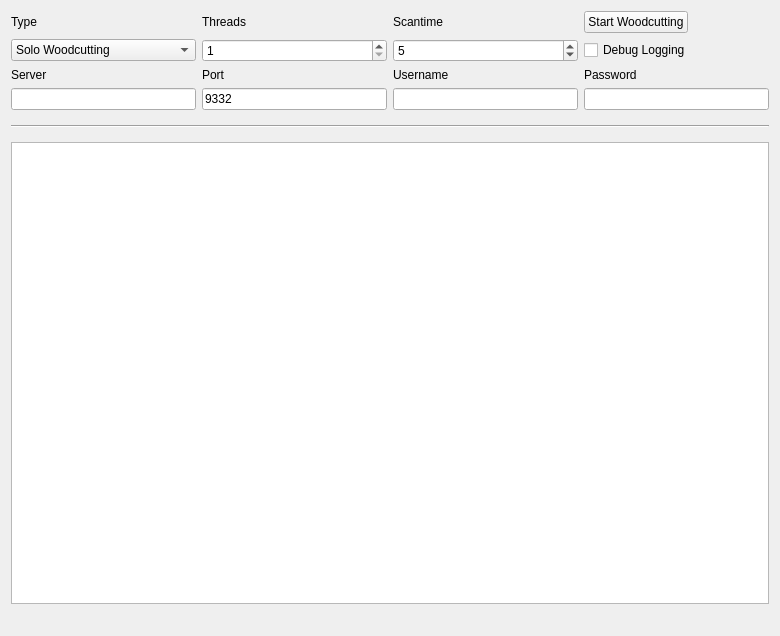
<?xml version="1.0" encoding="UTF-8"?>
<ui version="4.0">
 <class>MiningPage</class>
 <widget class="QWidget" name="MiningPage">
  <property name="geometry">
   <rect>
    <x>0</x>
    <y>0</y>
    <width>780</width>
    <height>636</height>
   </rect>
  </property>
  <property name="windowTitle">
   <string>Woodcutting</string>
  </property>
  <layout class="QGridLayout" name="gridLayout">
   <property name="sizeConstraint">
    <enum>QLayout::SetMaximumSize</enum>
   </property>
   <item row="7" column="1">
    <widget class="QLineEdit" name="serverLine">
     <property name="enabled">
      <bool>true</bool>
     </property>
    </widget>
   </item>
   <item row="6" column="3">
    <widget class="QLabel" name="usernameLabel">
     <property name="enabled">
      <bool>true</bool>
     </property>
     <property name="text">
      <string>Username</string>
     </property>
    </widget>
   </item>
   <item row="6" column="1">
    <widget class="QLabel" name="serverLabel">
     <property name="enabled">
      <bool>true</bool>
     </property>
     <property name="text">
      <string>Server</string>
     </property>
    </widget>
   </item>
   <item row="7" column="3">
    <widget class="QLineEdit" name="usernameLine">
     <property name="enabled">
      <bool>true</bool>
     </property>
     <property name="text">
      <string/>
     </property>
    </widget>
   </item>
   <item row="6" column="4">
    <widget class="QLabel" name="passwordLabel">
     <property name="enabled">
      <bool>true</bool>
     </property>
     <property name="text">
      <string>Password</string>
     </property>
    </widget>
   </item>
   <item row="6" column="2">
    <widget class="QLabel" name="portLabel">
     <property name="enabled">
      <bool>true</bool>
     </property>
     <property name="text">
      <string>Port</string>
     </property>
    </widget>
   </item>
   <item row="3" column="4">
    <widget class="QPushButton" name="startButton">
     <property name="sizePolicy">
      <sizepolicy hsizetype="Fixed" vsizetype="Fixed">
       <horstretch>0</horstretch>
       <verstretch>0</verstretch>
      </sizepolicy>
     </property>
     <property name="text">
      <string>Start Woodcutting</string>
     </property>
    </widget>
   </item>
   <item row="8" column="1" colspan="4">
    <widget class="Line" name="line">
     <property name="sizePolicy">
      <sizepolicy hsizetype="Minimum" vsizetype="Fixed">
       <horstretch>0</horstretch>
       <verstretch>0</verstretch>
      </sizepolicy>
     </property>
     <property name="minimumSize">
      <size>
       <width>0</width>
       <height>20</height>
      </size>
     </property>
     <property name="orientation">
      <enum>Qt::Horizontal</enum>
     </property>
    </widget>
   </item>
   <item row="13" column="1" colspan="4">
    <widget class="QListWidget" name="list">
     <property name="autoScrollMargin">
      <number>100000</number>
     </property>
     <property name="dragDropMode">
      <enum>QAbstractItemView::DragOnly</enum>
     </property>
     <property name="selectionMode">
      <enum>QAbstractItemView::NoSelection</enum>
     </property>
     <property name="movement">
      <enum>QListView::Snap</enum>
     </property>
     <property name="batchSize">
      <number>10</number>
     </property>
    </widget>
   </item>
   <item row="14" column="1" colspan="2">
    <widget class="QLabel" name="shareCount">
     <property name="font">
      <font>
       <pointsize>10</pointsize>
       <weight>75</weight>
       <bold>true</bold>
      </font>
     </property>
     <property name="text">
      <string/>
     </property>
    </widget>
   </item>
   <item row="3" column="3">
    <widget class="QLabel" name="scantimeLabel">
     <property name="enabled">
      <bool>true</bool>
     </property>
     <property name="layoutDirection">
      <enum>Qt::LeftToRight</enum>
     </property>
     <property name="text">
      <string>Scantime</string>
     </property>
    </widget>
   </item>
   <item row="3" column="2">
    <widget class="QLabel" name="threadsLabel">
     <property name="enabled">
      <bool>true</bool>
     </property>
     <property name="text">
      <string>Threads</string>
     </property>
    </widget>
   </item>
   <item row="4" column="4">
    <widget class="QCheckBox" name="debugCheckBox">
     <property name="text">
      <string>Debug Logging</string>
     </property>
    </widget>
   </item>
   <item row="3" column="1">
    <widget class="QLabel" name="typeLabel">
     <property name="text">
      <string>Type</string>
     </property>
    </widget>
   </item>
   <item row="4" column="2">
    <widget class="QSpinBox" name="threadsBox">
     <property name="enabled">
      <bool>true</bool>
     </property>
     <property name="minimum">
      <number>1</number>
     </property>
     <property name="maximum">
      <number>99</number>
     </property>
     <property name="singleStep">
      <number>1</number>
     </property>
    </widget>
   </item>
   <item row="4" column="1">
    <widget class="QComboBox" name="typeBox">
     <property name="editable">
      <bool>false</bool>
     </property>
     <property name="currentIndex">
      <number>0</number>
     </property>
     <item>
      <property name="text">
       <string>Solo Woodcutting</string>
      </property>
     </item>
     <item>
      <property name="text">
       <string>Pool Woodcutting</string>
      </property>
     </item>
    </widget>
   </item>
   <item row="4" column="3">
    <widget class="QSpinBox" name="scantimeBox">
     <property name="enabled">
      <bool>true</bool>
     </property>
     <property name="minimum">
      <number>1</number>
     </property>
     <property name="value">
      <number>5</number>
     </property>
    </widget>
   </item>
   <item row="7" column="2">
    <widget class="QLineEdit" name="portLine">
     <property name="enabled">
      <bool>true</bool>
     </property>
     <property name="text">
      <string>9332</string>
     </property>
     <property name="value" stdset="0">
      <number>9332</number>
     </property>
    </widget>
   </item>
   <item row="7" column="4">
    <widget class="QLineEdit" name="passwordLine">
     <property name="enabled">
      <bool>true</bool>
     </property>
    </widget>
   </item>
   <item row="14" column="3" colspan="2">
    <widget class="QLabel" name="mineSpeedLabel">
     <property name="sizePolicy">
      <sizepolicy hsizetype="Preferred" vsizetype="Preferred">
       <horstretch>0</horstretch>
       <verstretch>0</verstretch>
      </sizepolicy>
     </property>
     <property name="font">
      <font>
       <pointsize>10</pointsize>
       <weight>75</weight>
       <bold>true</bold>
      </font>
     </property>
     <property name="text">
      <string/>
     </property>
     <property name="alignment">
      <set>Qt::AlignRight|Qt::AlignTrailing|Qt::AlignVCenter</set>
     </property>
    </widget>
   </item>
  </layout>
 </widget>
 <layoutdefault spacing="6" margin="11"/>
 <tabstops>
  <tabstop>startButton</tabstop>
  <tabstop>typeBox</tabstop>
  <tabstop>threadsBox</tabstop>
  <tabstop>scantimeBox</tabstop>
  <tabstop>serverLine</tabstop>
  <tabstop>portLine</tabstop>
  <tabstop>usernameLine</tabstop>
  <tabstop>passwordLine</tabstop>
  <tabstop>debugCheckBox</tabstop>
  <tabstop>list</tabstop>
 </tabstops>
 <resources/>
 <connections/>
</ui>
